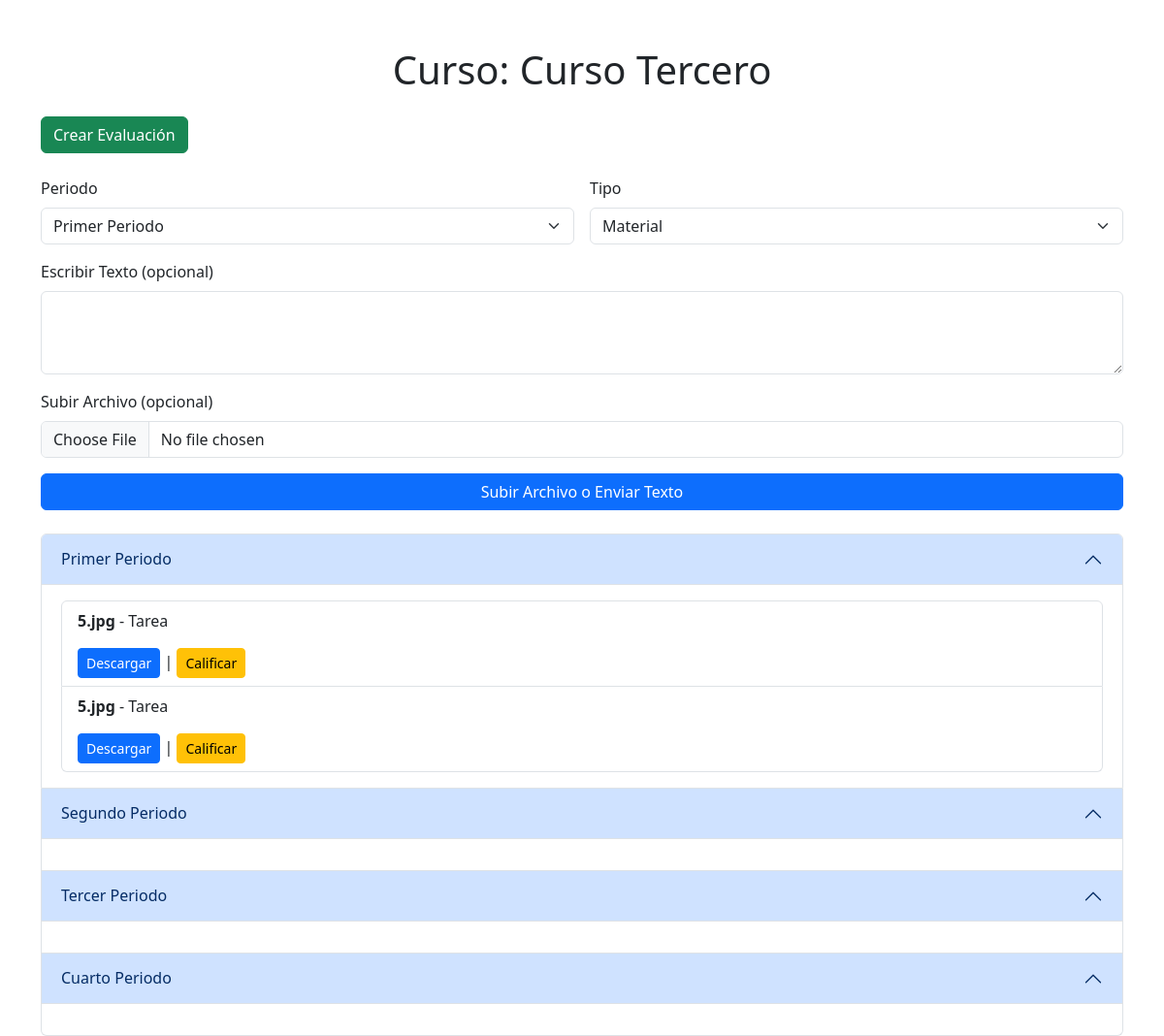
Page /php/Cursos/Curso_Tercero/Curso_Curso_Tercero.php on the committed database.
### tables this page shows
CREATE TABLE `tareas` (
  `id` int(11) NOT NULL,
  `curso_id` int(11) NOT NULL,
  `periodo` varchar(20) NOT NULL,
  `archivo` varchar(255) NOT NULL,
  `tipo` enum('tarea','material') NOT NULL,
  `estudiante` varchar(100) DEFAULT NULL,
  `correo_estudiante` varchar(255) DEFAULT NULL,
  `calificacion` float DEFAULT NULL,
  `tarea_id` int(11) DEFAULT NULL,
  `tarea_padre_id` int(11) DEFAULT NULL
);

### php/Cursos/Curso_Tercero/Curso_Curso_Tercero.php (the view, shortened to what this page needs)
<?php
include __DIR__ . '/../../../php/conexion_be.php';
$curso_id = 55;
$titulo = 'Curso Tercero';
function listarArchivos($periodo) {
    global $conexion, $curso_id;
    $result = $conexion->query("SELECT * FROM tareas WHERE curso_id=$curso_id AND periodo='$periodo'");
    echo '<div class="list-group">';
    while ($archivo = $result->fetch_assoc()) {
        $archivo_path = $archivo['archivo'];
        echo '<div class="list-group-item">';
        echo '<p><strong>' . basename($archivo_path) . '</strong> - ' . ucfirst($archivo['tipo']) . '</p>';
        echo '<a href="' . $archivo_path . '" class="btn btn-primary btn-sm" download>Descargar</a>';
        if ($archivo['tipo'] == 'tarea') {
            echo ' | <a href="../../../php/calificar.php?tarea_id=' . $archivo['id'] . '" class="btn btn-warning btn-sm">Calificar</a>';
        }
        echo '</div>';
    }
    echo '</div>';
}
?>
<!DOCTYPE html>
<html lang="es">
<head>
    <link rel="stylesheet" href="https://cdn.jsdelivr.net/npm/bootstrap@5.3.0/dist/css/bootstrap.min.css">
</head>
<body>
<div class="container mt-5">
    <h1 class="text-center mb-4">Curso: <?php echo $titulo; ?></h1>
    <a href="../php/crear_evaluacion.php?curso_id=<?php echo $curso_id; ?>" class="btn btn-success mb-4">Crear Evaluación</a>
    <form method="POST" enctype="multipart/form-data" class="mb-4">
        <div class="row g-3">
            <div class="col-md-6">
                <label for="periodo" class="form-label">Periodo</label>
                <select name="periodo" id="periodo" class="form-select">
                    <option value="primer_periodo">Primer Periodo</option>
                </select>
            </div>
            <div class="col-md-6">
                <label for="tipo" class="form-label">Tipo</label>
                <select name="tipo" id="tipo" class="form-select">
                    <option value="material">Material</option>
                </select>
            </div>
        </div>
        <div class="mb-3 mt-3">
            <label for="texto" class="form-label">Escribir Texto (opcional)</label>
            <textarea name="texto" id="texto" rows="3" class="form-control"></textarea>
        </div>
        <div class="mb-3">
            <label for="archivo" class="form-label">Subir Archivo (opcional)</label>
            <input type="file" name="archivo" id="archivo" class="form-control">
        </div>
        <button type="submit" name="subir_archivo" class="btn btn-primary w-100">Subir Archivo o Enviar Texto</button>
    </form>
    <div class="accordion" id="accordionExample">
        <div class="accordion-item">
            <h2 class="accordion-header" id="headingOne">
                <button class="accordion-button" type="button" data-bs-toggle="collapse" data-bs-target="#collapseOne" aria-expanded="true" aria-controls="collapseOne">
                    Primer Periodo
                </button>
            </h2>
            <div id="collapseOne" class="accordion-collapse collapse show" aria-labelledby="headingOne" data-bs-parent="#accordionExample">
                <div class="accordion-body">
                    <?php listarArchivos('primer_periodo'); ?>
                </div>
            </div>
        </div>
        <div class="accordion-item">
            <h2 class="accordion-header" id="headingOne">
                <button class="accordion-button" type="button" data-bs-toggle="collapse" data-bs-target="#collapseOne" aria-expanded="true" aria-controls="collapseOne">
                    Segundo Periodo
                </button>
            </h2>
            <div id="collapseOne" class="accordion-collapse collapse show" aria-labelledby="headingOne" data-bs-parent="#accordionExample">
                <div class="accordion-body">
                </div>
            </div>
        </div>
        <div class="accordion-item">
            <h2 class="accordion-header" id="headingOne">
                <button class="accordion-button" type="button" data-bs-toggle="collapse" data-bs-target="#collapseOne" aria-expanded="true" aria-controls="collapseOne">
                    Tercer Periodo
                </button>
            </h2>
            <div id="collapseOne" class="accordion-collapse collapse show" aria-labelledby="headingOne" data-bs-parent="#accordionExample">
                <div class="accordion-body">
                </div>
            </div>
        </div>
        <div class="accordion-item">
            <h2 class="accordion-header" id="headingOne">
                <button class="accordion-button" type="button" data-bs-toggle="collapse" data-bs-target="#collapseOne" aria-expanded="true" aria-controls="collapseOne">
                    Cuarto Periodo
                </button>
            </h2>
            <div id="collapseOne" class="accordion-collapse collapse show" aria-labelledby="headingOne" data-bs-parent="#accordionExample">
                <div class="accordion-body">
                </div>
            </div>
        </div>
    </div>
</div>
</body>
</html>

### rows in the picture
tareas: archivo "5.jpg", tipo "Tarea"
tareas: archivo "5.jpg", tipo "Tarea"

### other values in the picture
$titulo "Curso Tercero"
